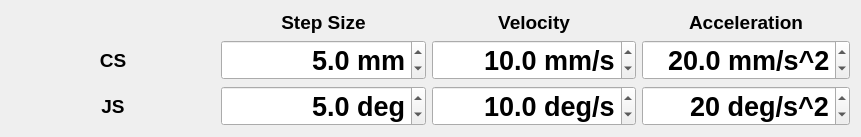
     <widget class="QWidget" name="layoutWidget_8">
      <property name="geometry">
       <rect>
        <x>10</x>
        <y>750</y>
        <width>861</width>
        <height>121</height>
       </rect>
      </property>
      <layout class="QGridLayout" name="gridLayout_21">
       <item row="1" column="4">
        <widget class="QDoubleSpinBox" name="doubleSpinBox_step_move_xdd_mm">
         <property name="minimumSize">
          <size>
           <width>100</width>
           <height>0</height>
          </size>
         </property>
         <property name="font">
          <font>
           <family>Ubuntu</family>
           <pointsize>20</pointsize>
           <weight>75</weight>
           <bold>true</bold>
          </font>
         </property>
         <property name="alignment">
          <set>Qt::AlignRight|Qt::AlignTrailing|Qt::AlignVCenter</set>
         </property>
         <property name="suffix">
          <string> mm/s^2</string>
         </property>
         <property name="decimals">
          <number>1</number>
         </property>
         <property name="maximum">
          <double>500.000000000000000</double>
         </property>
         <property name="singleStep">
          <double>5.000000000000000</double>
         </property>
         <property name="value">
          <double>20.000000000000000</double>
         </property>
        </widget>
       </item>
       <item row="1" column="2">
        <widget class="QDoubleSpinBox" name="doubleSpinBox_step_move_xd_mm">
         <property name="minimumSize">
          <size>
           <width>100</width>
           <height>0</height>
          </size>
         </property>
         <property name="font">
          <font>
           <family>Ubuntu</family>
           <pointsize>20</pointsize>
           <weight>75</weight>
           <bold>true</bold>
          </font>
         </property>
         <property name="alignment">
          <set>Qt::AlignRight|Qt::AlignTrailing|Qt::AlignVCenter</set>
         </property>
         <property name="suffix">
          <string> mm/s</string>
         </property>
         <property name="decimals">
          <number>1</number>
         </property>
         <property name="maximum">
          <double>500.000000000000000</double>
         </property>
         <property name="singleStep">
          <double>5.000000000000000</double>
         </property>
         <property name="value">
          <double>10.000000000000000</double>
         </property>
        </widget>
       </item>
       <item row="2" column="4">
        <widget class="QDoubleSpinBox" name="doubleSpinBox_step_move_qdd">
         <property name="minimumSize">
          <size>
           <width>100</width>
           <height>0</height>
          </size>
         </property>
         <property name="font">
          <font>
           <family>Ubuntu</family>
           <pointsize>20</pointsize>
           <weight>75</weight>
           <bold>true</bold>
          </font>
         </property>
         <property name="alignment">
          <set>Qt::AlignRight|Qt::AlignTrailing|Qt::AlignVCenter</set>
         </property>
         <property name="suffix">
          <string> deg/s^2</string>
         </property>
         <property name="decimals">
          <number>0</number>
         </property>
         <property name="maximum">
          <double>90.000000000000000</double>
         </property>
         <property name="singleStep">
          <double>5.000000000000000</double>
         </property>
         <property name="value">
          <double>20.000000000000000</double>
         </property>
        </widget>
       </item>
       <item row="1" column="0">
        <widget class="QLabel" name="label_49">
         <property name="font">
          <font>
           <family>Ubuntu</family>
           <pointsize>14</pointsize>
           <weight>75</weight>
           <bold>true</bold>
          </font>
         </property>
         <property name="text">
          <string>CS</string>
         </property>
         <property name="alignment">
          <set>Qt::AlignCenter</set>
         </property>
        </widget>
       </item>
       <item row="2" column="0">
        <widget class="QLabel" name="label_50">
         <property name="font">
          <font>
           <family>Ubuntu</family>
           <pointsize>14</pointsize>
           <weight>75</weight>
           <bold>true</bold>
          </font>
         </property>
         <property name="text">
          <string>JS</string>
         </property>
         <property name="alignment">
          <set>Qt::AlignCenter</set>
         </property>
        </widget>
       </item>
       <item row="2" column="2">
        <widget class="QDoubleSpinBox" name="doubleSpinBox_step_move_qd">
         <property name="minimumSize">
          <size>
           <width>100</width>
           <height>0</height>
          </size>
         </property>
         <property name="font">
          <font>
           <family>Ubuntu</family>
           <pointsize>20</pointsize>
           <weight>75</weight>
           <bold>true</bold>
          </font>
         </property>
         <property name="alignment">
          <set>Qt::AlignRight|Qt::AlignTrailing|Qt::AlignVCenter</set>
         </property>
         <property name="suffix">
          <string> deg/s</string>
         </property>
         <property name="decimals">
          <number>1</number>
         </property>
         <property name="maximum">
          <double>90.000000000000000</double>
         </property>
         <property name="singleStep">
          <double>5.000000000000000</double>
         </property>
         <property name="value">
          <double>10.000000000000000</double>
         </property>
        </widget>
       </item>
       <item row="2" column="1">
        <widget class="QDoubleSpinBox" name="doubleSpinBox_step_move_q">
         <property name="minimumSize">
          <size>
           <width>100</width>
           <height>0</height>
          </size>
         </property>
         <property name="font">
          <font>
           <family>Ubuntu</family>
           <pointsize>20</pointsize>
           <weight>75</weight>
           <bold>true</bold>
          </font>
         </property>
         <property name="alignment">
          <set>Qt::AlignRight|Qt::AlignTrailing|Qt::AlignVCenter</set>
         </property>
         <property name="suffix">
          <string> deg</string>
         </property>
         <property name="decimals">
          <number>1</number>
         </property>
         <property name="maximum">
          <double>90.000000000000000</double>
         </property>
         <property name="singleStep">
          <double>5.000000000000000</double>
         </property>
         <property name="value">
          <double>5.000000000000000</double>
         </property>
        </widget>
       </item>
       <item row="1" column="1">
        <widget class="QDoubleSpinBox" name="doubleSpinBox_step_move_x_mm">
         <property name="minimumSize">
          <size>
           <width>100</width>
           <height>0</height>
          </size>
         </property>
         <property name="font">
          <font>
           <family>Ubuntu</family>
           <pointsize>20</pointsize>
           <weight>75</weight>
           <bold>true</bold>
          </font>
         </property>
         <property name="alignment">
          <set>Qt::AlignRight|Qt::AlignTrailing|Qt::AlignVCenter</set>
         </property>
         <property name="suffix">
          <string> mm</string>
         </property>
         <property name="decimals">
          <number>1</number>
         </property>
         <property name="maximum">
          <double>300.000000000000000</double>
         </property>
         <property name="singleStep">
          <double>5.000000000000000</double>
         </property>
         <property name="value">
          <double>5.000000000000000</double>
         </property>
        </widget>
       </item>
       <item row="0" column="1">
        <widget class="QLabel" name="label_51">
         <property name="font">
          <font>
           <family>Ubuntu</family>
           <pointsize>14</pointsize>
           <weight>75</weight>
           <bold>true</bold>
          </font>
         </property>
         <property name="text">
          <string>Step Size</string>
         </property>
         <property name="alignment">
          <set>Qt::AlignCenter</set>
         </property>
        </widget>
       </item>
       <item row="0" column="2">
        <widget class="QLabel" name="label_52">
         <property name="font">
          <font>
           <family>Ubuntu</family>
           <pointsize>14</pointsize>
           <weight>75</weight>
           <bold>true</bold>
          </font>
         </property>
         <property name="text">
          <string>Velocity</string>
         </property>
         <property name="alignment">
          <set>Qt::AlignCenter</set>
         </property>
        </widget>
       </item>
       <item row="0" column="4">
        <widget class="QLabel" name="label_53">
         <property name="font">
          <font>
           <family>Ubuntu</family>
           <pointsize>14</pointsize>
           <weight>75</weight>
           <bold>true</bold>
          </font>
         </property>
         <property name="text">
          <string>Acceleration</string>
         </property>
         <property name="alignment">
          <set>Qt::AlignCenter</set>
         </property>
        </widget>
       </item>
      </layout>
     </widget>
